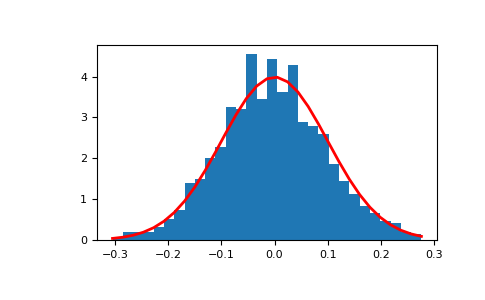

Write Python code to recreate this figure.
# Draw samples from the distribution:

mu, sigma = 0, 0.1 # mean and standard deviation
s = np.random.normal(mu, sigma, 1000)

# Verify the mean and the variance:

abs(mu - np.mean(s)) < 0.01
# True

abs(sigma - np.std(s, ddof=1)) < 0.01
# True

# Display the histogram of the samples, along with
# the probability density function:

import matplotlib.pyplot as plt
count, bins, ignored = plt.hist(s, 30, normed=True)
plt.plot(bins, 1/(sigma * np.sqrt(2 * np.pi)) *
               np.exp( - (bins - mu)**2 / (2 * sigma**2) ),
         linewidth=2, color='r')
plt.show()
